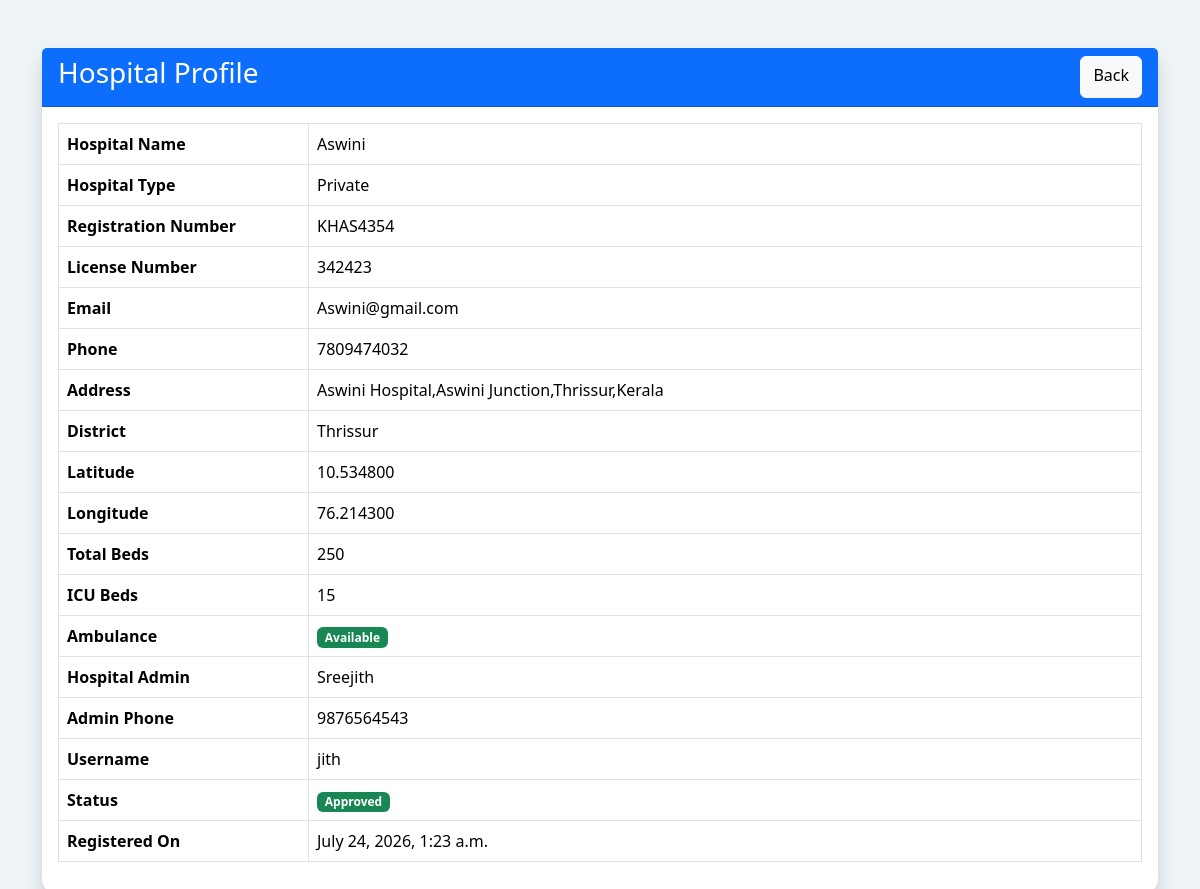
The app's page /hospital_profile/ (signed in) with its own data.
### HelathApp/models.py (models this page shows)
class Hospital(models.Model):
    STATUS_CHOICES = [
        ('Pending', 'Pending'),
        ('Approved', 'Approved'),
    ]
    HOSPITAL_TYPES = [
        ('Government', 'Government'),
        ('Private', 'Private'),
        ('Clinic', 'Clinic'),
        ('Medical College', 'Medical College'),
        ('Other', 'Other'),
    ]
    hospital_name = models.CharField(max_length=255)
    hospital_type = models.CharField(max_length=50, choices=HOSPITAL_TYPES)
    registration_no = models.CharField(max_length=100, unique=True)
    license_no = models.CharField(max_length=100, unique=True)
    email = models.EmailField(unique=True)
    phone = models.CharField(max_length=15)
    address = models.TextField()
    district = models.CharField(max_length=100)
    latitude = models.DecimalField(max_digits=9,decimal_places=6,null=True,blank=True)
    longitude = models.DecimalField(max_digits=9,decimal_places=6,null=True,blank=True)
    total_beds = models.CharField(max_length=10, null=True, blank=True)
    icu_beds = models.CharField(max_length=10, null=True, blank=True)
    ambulance = models.BooleanField(default=False)
    admin_name = models.CharField(max_length=150)
    admin_phone = models.CharField(max_length=15)
    username = models.CharField(max_length=100, unique=True)
    password = models.CharField(max_length=128)
    status = models.CharField(
        max_length=10,
        choices=STATUS_CHOICES,
        default='Pending'
    )
    created_at = models.DateTimeField(auto_now_add=True)
    updated_at = models.DateTimeField(auto_now=True)

### HelathApp/views.py (the view)
# urls.py: path("hospital_profile/",views.hospital_profile,name="hospital_profile"),
def hospital_profile(request):
    if "hospital_id" not in request.session:
        return redirect("hospital_login")
    hospital = Hospital.objects.get(
        id=request.session["hospital_id"]
    )
    return render(
        request,
        "hospital_profile.html",
        {"hospital": hospital}
    )

### HelathApp/templates/hospital_profile.html (shortened to what this page needs)
<!DOCTYPE html>
<html>
<head>
<link href="https://cdn.jsdelivr.net/npm/bootstrap@5.3.3/dist/css/bootstrap.min.css" rel="stylesheet">
</head>
<body>
<div class="container mt-5">
<div class="card shadow">
<div class="card-header bg-primary text-white d-flex justify-content-between">
<h3>Hospital Profile</h3>
<a href="{% url 'hospital_home' %}" class="btn btn-light">
Back
</a>
</div>
<div class="card-body">
<table class="table table-bordered">
<tr>
<th>Hospital Name</th>
<td>{{ hospital.hospital_name }}</td>
</tr>
<tr>
<th>Hospital Type</th>
<td>{{ hospital.hospital_type }}</td>
</tr>
<tr>
<th>Registration Number</th>
<td>{{ hospital.registration_no }}</td>
</tr>
<tr>
<th>License Number</th>
<td>{{ hospital.license_no }}</td>
</tr>
<tr>
<th>Email</th>
<td>{{ hospital.email }}</td>
</tr>
<tr>
<th>Phone</th>
<td>{{ hospital.phone }}</td>
</tr>
<tr>
<th>Address</th>
<td>{{ hospital.address }}</td>
</tr>
<tr>
<th>District</th>
<td>{{ hospital.district }}</td>
</tr>
<tr>
<th>Latitude</th>
<td>{{ hospital.latitude }}</td>
</tr>
<tr>
<th>Longitude</th>
<td>{{ hospital.longitude }}</td>
</tr>
<tr>
<th>Total Beds</th>
<td>{{ hospital.total_beds }}</td>
</tr>
<tr>
<th>ICU Beds</th>
<td>{{ hospital.icu_beds }}</td>
</tr>
<tr>
<th>Ambulance</th>
<td>
{% if hospital.ambulance %}
<span class="badge bg-success">
Available
</span>
{% else %}
<span class="badge bg-danger">
Not Available
</span>
{% endif %}
</td>
</tr>
<tr>
<th>Hospital Admin</th>
<td>{{ hospital.admin_name }}</td>
</tr>
<tr>
<th>Admin Phone</th>
<td>{{ hospital.admin_phone }}</td>
</tr>
<tr>
<th>Username</th>
<td>{{ hospital.username }}</td>
</tr>
<tr>
<th>Status</th>
<td>
{% if hospital.status == "Approved" %}
<span class="badge bg-success">
Approved
</span>
{% else %}
<span class="badge bg-warning text-dark">
Pending
</span>
{% endif %}
</td>
</tr>
<tr>
<th>Registered On</th>
<td>{{ hospital.created_at }}</td>
</tr>
</table>
</div>
</div>
</div>
</body>
</html>

### HelathApp/templates/hospital_profile.html (style rules this page uses)
body { background:#eef3f8; }
.card { border:none; border-radius:15px; }
th { width:250px; background:#f8f9fa; }

### records on screen
Hospital: hospital_name "Aswini", hospital_type "Private", registration_no "KHAS4354", license_no "342423", email "Aswini@gmail.com", phone "7809474032", address "Aswini Hospital,Aswini Junction,Thrissur,Kerala", district "Thrissur", latitude "10.534800", longitude "76.214300", total_beds "250", icu_beds "15", admin_name "Sreejith", admin_phone "9876564543", username "jith", created_at "July 24, 2026, 1:23 a.m."
